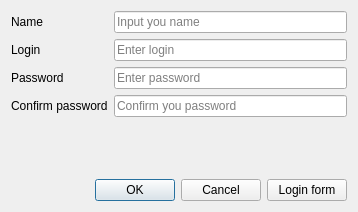
<?xml version="1.0" encoding="UTF-8"?>
<ui version="4.0">
 <class>RegistrationWidget</class>
 <widget class="QWidget" name="RegistrationWidget">
  <property name="geometry">
   <rect>
    <x>0</x>
    <y>0</y>
    <width>358</width>
    <height>212</height>
   </rect>
  </property>
  <property name="windowTitle">
   <string>Form</string>
  </property>
  <layout class="QVBoxLayout" name="verticalLayout">
   <item>
    <layout class="QFormLayout" name="formLayout">
     <item row="1" column="0">
      <widget class="QLabel" name="loginLable">
       <property name="text">
        <string>Login</string>
       </property>
      </widget>
     </item>
     <item row="2" column="0">
      <widget class="QLabel" name="passwordLable">
       <property name="text">
        <string>Password</string>
       </property>
      </widget>
     </item>
     <item row="3" column="0">
      <widget class="QLabel" name="confirmPassword">
       <property name="text">
        <string>Confirm password</string>
       </property>
      </widget>
     </item>
     <item row="1" column="1">
      <widget class="QLineEdit" name="loginTextEdit">
       <property name="placeholderText">
        <string>Enter login</string>
       </property>
      </widget>
     </item>
     <item row="2" column="1">
      <widget class="QLineEdit" name="passwordTextEdit">
       <property name="echoMode">
        <enum>QLineEdit::Password</enum>
       </property>
       <property name="placeholderText">
        <string>Enter password</string>
       </property>
      </widget>
     </item>
     <item row="3" column="1">
      <widget class="QLineEdit" name="confirmePassTextEdit">
       <property name="echoMode">
        <enum>QLineEdit::Password</enum>
       </property>
       <property name="placeholderText">
        <string>Confirm you password</string>
       </property>
      </widget>
     </item>
     <item row="0" column="0">
      <widget class="QLabel" name="nameLable">
       <property name="text">
        <string>Name</string>
       </property>
      </widget>
     </item>
     <item row="0" column="1">
      <widget class="QLineEdit" name="nameTextEdit">
       <property name="placeholderText">
        <string>Input you name</string>
       </property>
      </widget>
     </item>
    </layout>
   </item>
   <item>
    <spacer name="verticalSpacer">
     <property name="orientation">
      <enum>Qt::Vertical</enum>
     </property>
     <property name="sizeHint" stdset="0">
      <size>
       <width>20</width>
       <height>40</height>
      </size>
     </property>
    </spacer>
   </item>
   <item>
    <layout class="QHBoxLayout" name="horizontalLayout">
     <item>
      <widget class="QDialogButtonBox" name="buttonBox">
       <property name="standardButtons">
        <set>QDialogButtonBox::Cancel|QDialogButtonBox::Ok</set>
       </property>
      </widget>
     </item>
     <item>
      <widget class="QPushButton" name="loginButton">
       <property name="text">
        <string>Login form</string>
       </property>
      </widget>
     </item>
    </layout>
   </item>
  </layout>
 </widget>
 <resources/>
 <connections/>
</ui>
